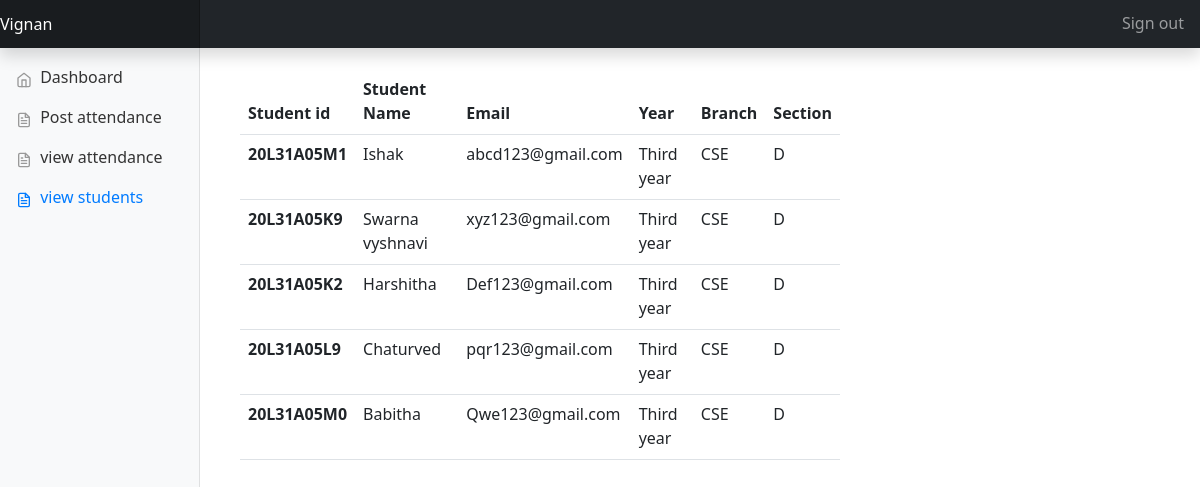
The page /faculty/allstudents.php on the database its author committed.
### tables this page shows
CREATE TABLE `students` (
  `sno` int(225) NOT NULL,
  `email` varchar(50) NOT NULL,
  `id` varchar(50) NOT NULL,
  `name` varchar(50) NOT NULL,
  `password` varchar(50) NOT NULL,
  `year` varchar(50) NOT NULL,
  `branch` varchar(50) NOT NULL,
  `sec` varchar(50) NOT NULL
);

### faculty/allstudents.php (the view, shortened to what this page needs)
<?php
include '../conn.php';
?>
<!doctype html>
<html lang="en">
  <head>
    <link href="https://cdn.jsdelivr.net/npm/bootstrap@5.2.3/dist/css/bootstrap.min.css" rel="stylesheet"
>
    <link href="../../dist/css/bootstrap.min.css" rel="stylesheet">
    <link href="../dashboard1.css" rel="stylesheet">
  </head>
  <body>
    <nav class="navbar navbar-dark fixed-top bg-dark flex-md-nowrap p-0 shadow">
      <a class="navbar-brand col-sm-3 col-md-2 mr-0" href="./facultydash.php">Vignan</a>
      <ul class="navbar-nav px-3">
        <li class="nav-item text-nowrap">
          <a class="nav-link" href="../index.html">Sign out</a>
        </li>
      </ul>
    </nav>
    <div class="container-fluid">
      <div class="row">
      <br><br><br><br>
        <nav class="col-md-2 bg-light sidebar">
          <div class="sidebar-sticky">
            <ul class="nav flex-column">
              <li class="nav-item">
                <a class="nav-link " href="facultydash.php">
                  <span data-feather="home"></span>
                  Dashboard
                </a>
              </li>
              <li class="nav-item">
                <a class="nav-link" href="Postattendence.php">
                  <span data-feather="file-text"></span>
                  Post attendance
                </a>
              </li>
              <li class="nav-item">
                <a class="nav-link" href="allattendence.php">
                  <span data-feather="file-text"></span>
                  view attendance
                </a>
              </li>
              <li class="nav-item">
                <a class="nav-link active" href="allstudents.php">
                  <span data-feather="file-text"></span>
                  view students
                </a>
              </li>
            </ul>
          </div>
        </nav>
        <br><br><br>
        <nav class="col-md-6 asidebar">
              <div class="row">
              <center>
              <table class="table table-hover">
                  <thead class="thead-dark" >
                    <tr>
                      <th scope="col">Student id</th>
                      <th scope="col">Student Name</th>
                      <th scope="col">Email</th>
                      <th scope="col">Year</th>
                      <th scope="col">Branch</th>
                      <th scope="col">Section</th>
                    </tr>
                  </thead>
                  <tbody>
                    <?php
                      $res=mysqli_query($link,"select * from students");
                      while($row=mysqli_fetch_array($res)){
                          ?>
                          <tr>
                              <th scope="row"><?php echo $row['id'] ?></th>
                              <td><?php echo $row['name'] ?></td>
                              <td><?php echo $row['email'] ?></td>
                              <td><?php echo $row['year'] ?></td>
                              <td><?php echo $row['branch'] ?></td>
                              <td><?php echo $row['sec'] ?></td>
                          </tr>
                          <?php
                      }
                      ?>
                  </tbody>
                </table>
                    </center>
              </div>
        </nav>
      </div>
    </div>
  </body>
</html>

### dashboard1.css (style rules this page uses)
body { font-size: .999rem; }
.feather { width: 16px; height: 16px; vertical-align: text-bottom; }
.sidebar { top: 0; bottom: 0; left: 0; z-index: 100; padding: 50px 0 0; padding-right: 10px; box-shadow: inset -1px 0 0 rgba(0, 0, 0, .1); }
.asidebar { position: relative; top: 20px; left: 40px; z-index: 100; padding: 50px 0 0; }
.sidebar-sticky { position: relative; top: 0; height: calc(100vh - 48px); padding-top: .5rem; overflow-x: hidden; overflow-y: auto; }
.sidebar .nav-link { font-weight: 500; color: #333; }
.sidebar .nav-link .feather { margin-right: 4px; color: #999; }
.sidebar .nav-link.active { color: #007bff; }
.sidebar .nav-link:hover .feather, .sidebar .nav-link.active .feather { color: inherit; }
.navbar-brand { padding-top: .75rem; padding-bottom: .75rem; font-size: 1rem; background-color: rgba(0, 0, 0, .25); box-shadow: inset -1px 0 0 rgba(0, 0, 0, .25); }

### rows shown on the page
students: id "20L31A05M1", name "Ishak", email "abcd123@gmail.com", year "Third year", branch "CSE", sec "D"
students: id "20L31A05K9", name "Swarna vyshnavi", email "xyz123@gmail.com", year "Third year", branch "CSE", sec "D"
students: id "20L31A05K2", name "Harshitha", email "Def123@gmail.com", year "Third year", branch "CSE", sec "D"
students: id "20L31A05L9", name "Chaturved", email "pqr123@gmail.com", year "Third year", branch "CSE", sec "D"
students: id "20L31A05M0", name "Babitha", email "Qwe123@gmail.com", year "Third year", branch "CSE", sec "D"
